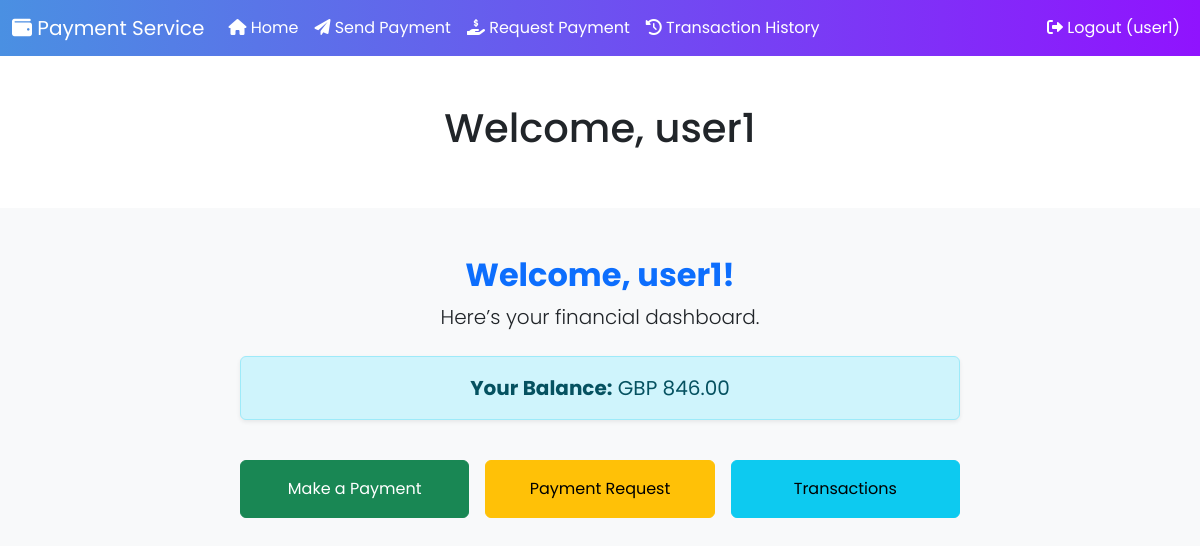
Page /webapps2025/ (signed in) on the committed database.
### register/models.py (models this page shows, shortened)
class User(AbstractUser):
    email = models.EmailField(unique=True)
    first_name = models.CharField(max_length=50)
    last_name = models.CharField(max_length=50)
    currency = models.CharField(max_length=3, choices=[('GBP', 'GB Pounds'), ('USD', 'US Dollars'), ('EUR', 'Euros')], default='GBP')
    balance = models.DecimalField(max_digits=10, decimal_places=2, default=750.00)

### payapp/views.py (the view)
# urls.py: path('', views.home, name='home'),
@login_required
def home(request):
    return render(request, 'payapp/home.html')

### templates/payapp/home.html (shortened to what this page needs)
{% extends 'base.html' %}
{% block content %}
<div class="container mt-5">
    <div class="row justify-content-center">
        <div class="col-md-8 text-center">
            <div class="mb-4">
                <h2 class="fw-bold text-primary">Welcome, {{ user.username }}!</h2>
                <p class="lead">Here’s your financial dashboard.</p>
            </div>
            <div class="alert alert-info shadow-sm fs-5">
                <strong>Your Balance:</strong> {{ user.currency }} {{ user.balance }}
            </div>
            <div class="row mt-4 g-3 justify-content-center">
                <div class="col-12 col-md-4">
                    <a href="{% url 'payapp:pay' %}" class="btn btn-success w-100 py-3">
                        Make a Payment
                    </a>
                </div>
                <div class="col-12 col-md-4">
                    <a href="{% url 'payapp:request' %}" class="btn btn-warning w-100 py-3">
                        Payment Request
                    </a>
                </div>
                <div class="col-12 col-md-4">
                    <a href="{% url 'payapp:transactions' %}" class="btn btn-info w-100 py-3">
                        Transactions
                    </a>
                </div>
            </div>
        </div>
    </div>
</div>
{% endblock %}

### templates/base.html (shortened to what this page needs)
<!DOCTYPE html>
<html lang="en">
<head>
    <link href="https://cdn.jsdelivr.net/npm/bootstrap@5.3.0/dist/css/bootstrap.min.css" rel="stylesheet">
    <link href="https://cdnjs.cloudflare.com/ajax/libs/font-awesome/6.0.0-beta3/css/all.min.css" rel="stylesheet">
</head>
<body>
    <nav class="navbar navbar-expand-lg">
        <div class="container-fluid">
            <a class="navbar-brand" href="{% url 'payapp:home' %}"><i class="fas fa-wallet"></i> Payment Service</a>
            <div class="collapse navbar-collapse" id="navbarNav">
                <ul class="navbar-nav me-auto">
                    <li class="nav-item">
                        <a class="nav-link" href="{% url 'payapp:home' %}"><i class="fas fa-home"></i> Home</a>
                    </li>
                    <li class="nav-item">
                        <a class="nav-link" href="{% url 'payapp:pay' %}"><i class="fas fa-paper-plane"></i> Send Payment</a>
                    </li>
                    <li class="nav-item">
                        <a class="nav-link" href="{% url 'payapp:request' %}"><i class="fas fa-hand-holding-usd"></i> Request Payment</a>
                    </li>
                    <li class="nav-item">
                        <a class="nav-link" href="{% url 'payapp:transaction_history' %}"><i class="fas fa-history"></i> Transaction History</a>
                    </li>
                </ul>
                <ul class="navbar-nav ms-auto">
                    {% if user.is_authenticated %}
                        <li class="nav-item">
                            <a class="nav-link" href="{% url 'register:logout' %}"><i class="fas fa-sign-out-alt"></i> Logout ({{ user.username }})</a>
                        </li>
                    {% endif %}
                </ul>
            </div>
        </div>
    </nav>
    <div class="py-5 text-center bg-white">
        {% if user.is_authenticated %}
            <h1>Welcome, {{ user.username }}</h1>
        {% else %}
            <h1>Welcome</h1>
        {% endif %}
    </div>
    <div class="container mt-4">
        {% block content %}
        {% endblock %}
    </div>
</body>
</html>

### templates/base.html (style rules this page uses)
body { font-family: 'Poppins', sans-serif; background-color: #f8f9fa; }
.navbar { background: linear-gradient(90deg, #4a90e2, #9013fe); }
.navbar-brand, .nav-link { color: #fff !important; }

### rows in the picture
User: username "user1", currency "GBP", balance "846.00"
